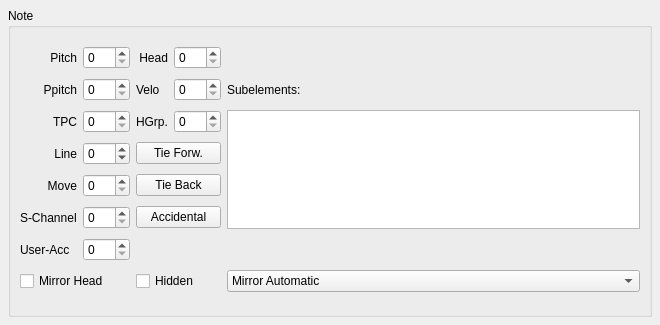
<?xml version="1.0" encoding="UTF-8"?>
<ui version="4.0">
 <class>NoteBase</class>
 <widget class="QWidget" name="NoteBase">
  <property name="geometry">
   <rect>
    <x>0</x>
    <y>0</y>
    <width>660</width>
    <height>325</height>
   </rect>
  </property>
  <property name="windowTitle">
   <string>Form</string>
  </property>
  <layout class="QVBoxLayout">
   <property name="spacing">
    <number>6</number>
   </property>
   <property name="margin">
    <number>8</number>
   </property>
   <item>
    <widget class="QGroupBox" name="groupBox">
     <property name="title">
      <string comment="do not translate">Note</string>
     </property>
     <property name="flat">
      <bool>true</bool>
     </property>
     <layout class="QGridLayout">
      <property name="verticalSpacing">
       <number>0</number>
      </property>
      <item row="0" column="0">
       <widget class="QLabel" name="label">
        <property name="text">
         <string comment="do not translate">Pitch</string>
        </property>
        <property name="textFormat">
         <enum>Qt::PlainText</enum>
        </property>
        <property name="alignment">
         <set>Qt::AlignRight|Qt::AlignTrailing|Qt::AlignVCenter</set>
        </property>
        <property name="buddy">
         <cstring>pitch</cstring>
        </property>
       </widget>
      </item>
      <item row="0" column="1">
       <widget class="QSpinBox" name="pitch">
        <property name="maximum">
         <number>127</number>
        </property>
       </widget>
      </item>
      <item row="0" column="2">
       <widget class="QLabel" name="label_2">
        <property name="text">
         <string comment="do not translate">Head</string>
        </property>
        <property name="alignment">
         <set>Qt::AlignRight|Qt::AlignTrailing|Qt::AlignVCenter</set>
        </property>
       </widget>
      </item>
      <item row="0" column="3">
       <widget class="QSpinBox" name="head">
        <property name="toolTip">
         <string>head index</string>
        </property>
       </widget>
      </item>
      <item row="2" column="0">
       <widget class="QLabel" name="label_6">
        <property name="text">
         <string comment="do not translate">TPC</string>
        </property>
        <property name="alignment">
         <set>Qt::AlignRight|Qt::AlignTrailing|Qt::AlignVCenter</set>
        </property>
       </widget>
      </item>
      <item row="2" column="1">
       <widget class="QSpinBox" name="tpc"/>
      </item>
      <item row="2" column="2">
       <widget class="QLabel" name="label_7">
        <property name="text">
         <string comment="do not translate">HGrp.</string>
        </property>
       </widget>
      </item>
      <item row="2" column="3">
       <widget class="QSpinBox" name="headGroup">
        <property name="toolTip">
         <string>note head group</string>
        </property>
        <property name="maximum">
         <number>4</number>
        </property>
       </widget>
      </item>
      <item row="2" column="4" rowspan="4">
       <widget class="QListWidget" name="fingering"/>
      </item>
      <item row="3" column="0">
       <widget class="QLabel" name="label_3">
        <property name="text">
         <string comment="do not translate">Line</string>
        </property>
        <property name="textFormat">
         <enum>Qt::PlainText</enum>
        </property>
        <property name="alignment">
         <set>Qt::AlignRight|Qt::AlignTrailing|Qt::AlignVCenter</set>
        </property>
        <property name="buddy">
         <cstring>line</cstring>
        </property>
       </widget>
      </item>
      <item row="3" column="1">
       <widget class="QSpinBox" name="line">
        <property name="minimum">
         <number>-99</number>
        </property>
       </widget>
      </item>
      <item row="3" column="2" colspan="2">
       <widget class="QPushButton" name="tieFor">
        <property name="text">
         <string comment="do not translate">Tie Forw.</string>
        </property>
       </widget>
      </item>
      <item row="4" column="0">
       <widget class="QLabel" name="label_4">
        <property name="text">
         <string comment="do not translate">Move</string>
        </property>
        <property name="textFormat">
         <enum>Qt::PlainText</enum>
        </property>
        <property name="alignment">
         <set>Qt::AlignRight|Qt::AlignTrailing|Qt::AlignVCenter</set>
        </property>
        <property name="buddy">
         <cstring>move</cstring>
        </property>
       </widget>
      </item>
      <item row="4" column="1">
       <widget class="QSpinBox" name="move"/>
      </item>
      <item row="4" column="2" colspan="2">
       <widget class="QPushButton" name="tieBack">
        <property name="text">
         <string comment="do not translate">Tie Back</string>
        </property>
       </widget>
      </item>
      <item row="5" column="2" colspan="2">
       <widget class="QPushButton" name="accidental">
        <property name="text">
         <string comment="do not translate">Accidental</string>
        </property>
       </widget>
      </item>
      <item row="7" column="0" colspan="2">
       <widget class="QCheckBox" name="mirror">
        <property name="text">
         <string comment="do not translate">Mirror Head</string>
        </property>
       </widget>
      </item>
      <item row="5" column="0">
       <widget class="QLabel" name="label_5">
        <property name="text">
         <string comment="do not translate">S-Channel</string>
        </property>
       </widget>
      </item>
      <item row="5" column="1">
       <widget class="QSpinBox" name="subchannel"/>
      </item>
      <item row="7" column="2" colspan="2">
       <widget class="QCheckBox" name="hidden">
        <property name="text">
         <string comment="do not translate">Hidden</string>
        </property>
       </widget>
      </item>
      <item row="6" column="0">
       <widget class="QLabel" name="label_8">
        <property name="text">
         <string comment="do not translate">User-Acc</string>
        </property>
       </widget>
      </item>
      <item row="6" column="1">
       <widget class="QSpinBox" name="userAccidental"/>
      </item>
      <item row="1" column="0">
       <widget class="QLabel" name="label_9">
        <property name="text">
         <string>Ppitch</string>
        </property>
        <property name="alignment">
         <set>Qt::AlignRight|Qt::AlignTrailing|Qt::AlignVCenter</set>
        </property>
       </widget>
      </item>
      <item row="1" column="4">
       <widget class="QLabel" name="label_10">
        <property name="text">
         <string comment="do not translate">Subelements:</string>
        </property>
       </widget>
      </item>
      <item row="1" column="1">
       <widget class="QSpinBox" name="ppitch">
        <property name="maximum">
         <number>127</number>
        </property>
       </widget>
      </item>
      <item row="1" column="2">
       <widget class="QLabel" name="label_11">
        <property name="text">
         <string>Velo</string>
        </property>
       </widget>
      </item>
      <item row="1" column="3">
       <widget class="QSpinBox" name="velo">
        <property name="maximum">
         <number>127</number>
        </property>
       </widget>
      </item>
      <item row="7" column="4">
       <widget class="QComboBox" name="userMirror">
        <item>
         <property name="text">
          <string>Mirror Automatic</string>
         </property>
        </item>
        <item>
         <property name="text">
          <string>Head Left</string>
         </property>
        </item>
        <item>
         <property name="text">
          <string>Head Right</string>
         </property>
        </item>
       </widget>
      </item>
     </layout>
    </widget>
   </item>
  </layout>
 </widget>
 <resources/>
 <connections/>
</ui>
